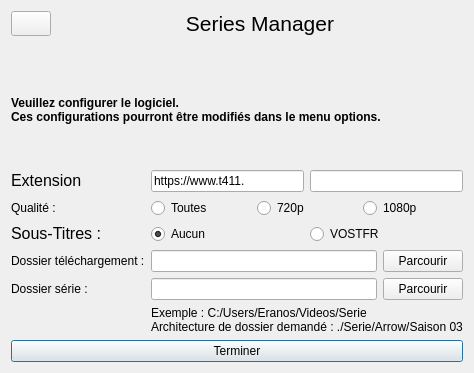
      <widget class="QWidget" name="pageConfig">
       <layout class="QGridLayout" name="gridLayout">
        <item row="0" column="0">
         <layout class="QVBoxLayout" name="pageConfigVLayoutPrincipal">
          <item>
           <layout class="QHBoxLayout" name="pageConfigurationHLayoutTitre">
            <item>
             <widget class="QPushButton" name="pageConfigurationBoutonAccueil">
              <property name="maximumSize">
               <size>
                <width>40</width>
                <height>40</height>
               </size>
              </property>
              <property name="toolTip">
               <string>Retourne à l'écran principal</string>
              </property>
              <property name="text">
               <string/>
              </property>
              <property name="icon">
               <iconset resource="ressource.qrc">
                <normaloff>:/images/accueil.png</normaloff>:/images/accueil.png</iconset>
              </property>
              <property name="iconSize">
               <size>
                <width>32</width>
                <height>32</height>
               </size>
              </property>
             </widget>
            </item>
            <item>
             <widget class="QLabel" name="pageConfigurationTitre">
              <property name="sizePolicy">
               <sizepolicy hsizetype="Preferred" vsizetype="Fixed">
                <horstretch>0</horstretch>
                <verstretch>0</verstretch>
               </sizepolicy>
              </property>
              <property name="text">
               <string>&lt;html&gt;&lt;head/&gt;&lt;body&gt;&lt;p align=&quot;center&quot;&gt;&lt;span style=&quot; font-size:16pt;&quot;&gt;Series Manager&lt;/span&gt;&lt;/p&gt;&lt;/body&gt;&lt;/html&gt;</string>
              </property>
              <property name="alignment">
               <set>Qt::AlignCenter</set>
              </property>
             </widget>
            </item>
           </layout>
          </item>
          <item>
           <widget class="QLabel" name="pageConfigurationLabelConsigne">
            <property name="sizePolicy">
             <sizepolicy hsizetype="Preferred" vsizetype="Fixed">
              <horstretch>0</horstretch>
              <verstretch>0</verstretch>
             </sizepolicy>
            </property>
            <property name="text">
             <string>&lt;html&gt;&lt;head/&gt;&lt;body&gt;&lt;p&gt;&lt;br/&gt;&lt;br/&gt;&lt;/p&gt;&lt;p&gt;&lt;span style=&quot; font-size:9pt; font-weight:600;&quot;&gt;Veuillez configurer le logiciel.&lt;br/&gt;Ces configurations pourront être modifiés dans le menu options.&lt;/span&gt;&lt;/p&gt;&lt;p&gt;&lt;br/&gt;&lt;/p&gt;&lt;/body&gt;&lt;/html&gt;</string>
            </property>
           </widget>
          </item>
          <item>
           <layout class="QFormLayout" name="pageConfigFLayout">
            <property name="formAlignment">
             <set>Qt::AlignCenter</set>
            </property>
            <item row="1" column="0">
             <widget class="QLabel" name="pageConfigurationLabelQualite">
              <property name="maximumSize">
               <size>
                <width>100</width>
                <height>16777215</height>
               </size>
              </property>
              <property name="styleSheet">
               <string notr="true">font: 12pt &quot;MS Shell Dlg 2&quot;;</string>
              </property>
              <property name="text">
               <string>Qualité :</string>
              </property>
             </widget>
            </item>
            <item row="1" column="1">
             <layout class="QHBoxLayout" name="pageConfigHLayoutCheckBox">
              <item>
               <widget class="QRadioButton" name="pageConfigurationRadioToutes">
                <property name="text">
                 <string>Toutes</string>
                </property>
                <property name="checked">
                 <bool>true</bool>
                </property>
               </widget>
              </item>
              <item>
               <widget class="QRadioButton" name="pageConfigurationRadio720p">
                <property name="text">
                 <string>720p</string>
                </property>
               </widget>
              </item>
              <item>
               <widget class="QRadioButton" name="pageConfigurationRadio1080p">
                <property name="text">
                 <string>1080p</string>
                </property>
               </widget>
              </item>
             </layout>
            </item>
            <item row="4" column="0">
             <widget class="QLabel" name="pageConfigurationLabelDossierSerie">
              <property name="styleSheet">
               <string notr="true">font: 12pt &quot;MS Shell Dlg 2&quot;;</string>
              </property>
              <property name="text">
               <string>Dossier série :</string>
              </property>
             </widget>
            </item>
            <item row="4" column="1">
             <layout class="QHBoxLayout" name="pageConfigHLayoutDossierSerie">
              <item>
               <widget class="QLineEdit" name="pageConfigurationLineDossierSerie">
                <property name="readOnly">
                 <bool>true</bool>
                </property>
               </widget>
              </item>
              <item>
               <widget class="QPushButton" name="pageConfigurationBoutonParcourir">
                <property name="toolTip">
                 <string>Ouvre un explorateur pour choisir le dossier de série</string>
                </property>
                <property name="styleSheet">
                 <string notr="true">font: 11pt &quot;MS Shell Dlg 2&quot;;</string>
                </property>
                <property name="text">
                 <string>Parcourir</string>
                </property>
               </widget>
              </item>
             </layout>
            </item>
            <item row="5" column="1">
             <widget class="QLabel" name="pageConfigurationLabelExemple">
              <property name="sizePolicy">
               <sizepolicy hsizetype="Preferred" vsizetype="Fixed">
                <horstretch>0</horstretch>
                <verstretch>0</verstretch>
               </sizepolicy>
              </property>
              <property name="text">
               <string>&lt;html&gt;&lt;head/&gt;&lt;body&gt;&lt;p&gt;   Exemple : C:/Users/Eranos/Videos/Serie&lt;br/&gt;   Architecture de dossier demandé : ./Serie/Arrow/Saison 03&lt;/p&gt;&lt;/body&gt;&lt;/html&gt;</string>
              </property>
             </widget>
            </item>
            <item row="0" column="0">
             <widget class="QLabel" name="pageConfigLabelExtension">
              <property name="text">
               <string>&lt;html&gt;&lt;head/&gt;&lt;body&gt;&lt;p&gt;&lt;span style=&quot; font-size:12pt;&quot;&gt;Extension&lt;/span&gt;&lt;/p&gt;&lt;/body&gt;&lt;/html&gt;</string>
              </property>
             </widget>
            </item>
            <item row="0" column="1">
             <layout class="QHBoxLayout" name="pageConfigHLayoutExtension">
              <property name="rightMargin">
               <number>0</number>
              </property>
              <item>
               <widget class="QLineEdit" name="pageConfigLineEditExtension">
                <property name="enabled">
                 <bool>true</bool>
                </property>
                <property name="text">
                 <string>https://www.t411.</string>
                </property>
                <property name="readOnly">
                 <bool>true</bool>
                </property>
               </widget>
              </item>
              <item>
               <widget class="QLineEdit" name="pageConfigLineEditExtension_2"/>
              </item>
             </layout>
            </item>
            <item row="2" column="0">
             <widget class="QLabel" name="pageConfigurationLabelSousTitres">
              <property name="text">
               <string>&lt;html&gt;&lt;head/&gt;&lt;body&gt;&lt;p&gt;&lt;span style=&quot; font-size:12pt;&quot;&gt;Sous-Titres :&lt;/span&gt;&lt;/p&gt;&lt;/body&gt;&lt;/html&gt;</string>
              </property>
             </widget>
            </item>
            <item row="2" column="1">
             <layout class="QHBoxLayout" name="pageConfigHLayoutSousTitres">
              <item>
               <widget class="QRadioButton" name="pageConfigurationRadioAucun">
                <property name="text">
                 <string>Aucun</string>
                </property>
                <property name="checked">
                 <bool>true</bool>
                </property>
                <attribute name="buttonGroup">
                 <string notr="true">buttonGroup</string>
                </attribute>
               </widget>
              </item>
              <item>
               <widget class="QRadioButton" name="pageConfigurationRadioVOSTFR">
                <property name="text">
                 <string>VOSTFR</string>
                </property>
                <attribute name="buttonGroup">
                 <string notr="true">buttonGroup</string>
                </attribute>
               </widget>
              </item>
             </layout>
            </item>
            <item row="3" column="0">
             <widget class="QLabel" name="pageConfigurationLabelDossierTelechargement">
              <property name="styleSheet">
               <string notr="true">font: 12pt &quot;MS Shell Dlg 2&quot;;</string>
              </property>
              <property name="text">
               <string>Dossier téléchargement :</string>
              </property>
             </widget>
            </item>
            <item row="3" column="1">
             <layout class="QHBoxLayout" name="pageConfigHLayoutDossierSerie_2">
              <item>
               <widget class="QLineEdit" name="pageConfigurationLineDossierTelechargement">
                <property name="readOnly">
                 <bool>true</bool>
                </property>
               </widget>
              </item>
              <item>
               <widget class="QPushButton" name="pageConfigurationBoutonParcourir_2">
                <property name="toolTip">
                 <string>Ouvre un explorateur pour choisir le dossier de série</string>
                </property>
                <property name="styleSheet">
                 <string notr="true">font: 11pt &quot;MS Shell Dlg 2&quot;;</string>
                </property>
                <property name="text">
                 <string>Parcourir</string>
                </property>
               </widget>
              </item>
             </layout>
            </item>
           </layout>
          </item>
          <item>
           <widget class="QPushButton" name="pageConfigurationBoutonTerminer">
            <property name="toolTip">
             <string>Valide les paramètres</string>
            </property>
            <property name="styleSheet">
             <string notr="true">font: 11pt &quot;MS Shell Dlg 2&quot;;</string>
            </property>
            <property name="text">
             <string>Terminer</string>
            </property>
            <property name="icon">
             <iconset resource="ressource.qrc">
              <normaloff>:/images/valider.png</normaloff>:/images/valider.png</iconset>
            </property>
            <property name="default">
             <bool>true</bool>
            </property>
           </widget>
          </item>
         </layout>
        </item>
       </layout>
      </widget>
